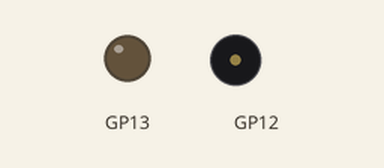
Simulated run of this sketch. Board: Raspberry Pi Pico. Parts: output pins drawn as LEDs (lit = HIGH), buzzer (waves = sounding). Random numbers use the default seed unless the sketch sets one; pins used as bus, display or sensor lines are not drawn; what the sketch prints to the serial monitor is not drawn.

Above: at 0.0 s.
At 1.1 s:
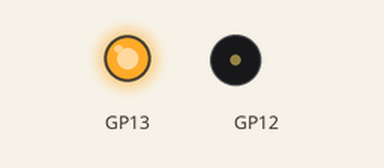
At 36.9 s:
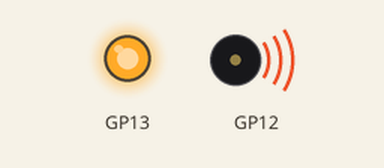
Timing chart, 0 to 40.0 s (numbered marks = the images above):
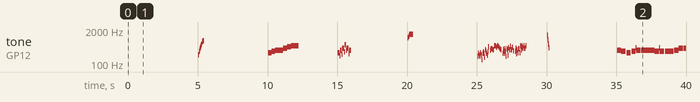

The sketch:

pimoroni_explorer_mixedtones.ino
```cpp
// Musical Demo for i2stones library on Adafruit FruitJam
// Features: melodies, chords, arpeggios, sound effects, and classic tunes
#include "mixedtones.h"

#define volume 20

// Note frequencies (Middle C = C4)
#define NOTE_C4  261.63
#define NOTE_CS4 277.18
#define NOTE_D4  293.66
#define NOTE_DS4 311.13
#define NOTE_E4  329.63
#define NOTE_F4  349.23
#define NOTE_FS4 369.99
#define NOTE_G4  392.00
#define NOTE_GS4 415.30
#define NOTE_A4  440.00
#define NOTE_AS4 466.16
#define NOTE_B4  493.88
#define NOTE_C5  523.25
#define NOTE_CS5 554.37
#define NOTE_D5  587.33
#define NOTE_DS5 622.25
#define NOTE_E5  659.25
#define NOTE_F5  698.46
#define NOTE_FS5 739.99
#define NOTE_G5  783.99
#define NOTE_GS5 830.61
#define NOTE_A5  880.00
#define NOTE_AS5 932.33
#define NOTE_B5  987.77
#define NOTE_C6  1046.50
#define NOTE_CS6 1108.73
#define NOTE_D6  1174.66
#define NOTE_DS6 1244.51
#define NOTE_E6  1318.51
#define NOTE_F6  1396.91
#define NOTE_FS6 1479.98
#define NOTE_G6  1567.98
#define NOTE_GS6 1661.22
#define NOTE_A6  1760.00

uint32_t demoStartTime = 0;

void setup() {
    Serial.begin(115200);
    while(!Serial)
      delay(10);
    delay(1000);

    Serial.println("\n╔═══════════════════════════════════════╗");
    Serial.println("║   MIXEDTONES MUSICAL DEMO - Pimoroni Explorer   ║");
    Serial.println("╚═══════════════════════════════════════╝\n");

    setupAudio(44100,12,13);
    Serial.println("✓ Mixed Tones Audio initialized!");
    Serial.println("\n🎵 Starting musical demo...\n");

    demoStartTime = millis();
}

// ═══════════════════════════════════════════════════════════
// SOUND EFFECTS
// ═══════════════════════════════════════════════════════════

void powerUp() {
    Serial.println("🔊 Power Up!");
    for (float f = 200; f <= 800; f += 50) {
        playTone(f, volume, 0.03);
        delay(30);
    }
}

void powerDown() {
    Serial.println("🔊 Power Down!");
    for (float f = 800; f >= 200; f -= 50) {
        playTone(f, volume, 0.03);
        delay(30);
    }
}

void laserShot() {
    Serial.println("🔊 Laser!");
    playTone(1200, volume, 0.05);
    delay(50);
    playTone(800, volume, 0.05);
    delay(50);
    playTone(400, volume, 0.1);
}

void explosion() {
    Serial.println("🔊 Explosion!");
    // White noise simulation with multiple random frequencies
    for (int i = 0; i < 10; i++) {
        playTone(random(100, 500), volume, 0.05);
    }
}

void coin() {
    Serial.println("🔊 Coin!");
    playTone(NOTE_B5, volume, 0.1);
    delay(100);
    playTone(NOTE_E6, volume, 0.3);
}

// ═══════════════════════════════════════════════════════════
// MUSICAL PATTERNS
// ═══════════════════════════════════════════════════════════

void playScale() {
    Serial.println("🎹 Playing C Major Scale");
    const float scale[] = {NOTE_C4, NOTE_D4, NOTE_E4, NOTE_F4, NOTE_G4, NOTE_A4, NOTE_B4, NOTE_C5};

    for (int i = 0; i < 8; i++) {
        playTone(scale[i], volume, 0.25);
        delay(280);
    }
}

void playChord(float note1, float note2, float note3, float duration) {
    playTone(note1, volume, duration);
    playTone(note2, volume, duration);
    playTone(note3, volume, duration);
}

void playChordProgression() {
    Serial.println("🎸 Chord Progression: C-Am-F-G");

    // C major
    playChord(NOTE_C4, NOTE_E4, NOTE_G4, 0.8);
    delay(900);

    // A minor
    playChord(NOTE_A4, NOTE_C5, NOTE_E5, 0.8);
    delay(900);

    // F major
    playChord(NOTE_F4, NOTE_A4, NOTE_C5, 0.8);
    delay(900);

    // G major
    playChord(NOTE_G4, NOTE_B4, NOTE_D5, 0.8);
    delay(900);
}

void playArpeggio() {
    Serial.println("🎼 C Major Arpeggio");
    const float notes[] = {NOTE_C4, NOTE_E4, NOTE_G4, NOTE_C5, NOTE_G4, NOTE_E4};

    for (int i = 0; i < 6; i++) {
        playTone(notes[i], volume, 0.15);
        delay(160);
    }
}

// ═══════════════════════════════════════════════════════════
// CLASSIC MELODIES
// ═══════════════════════════════════════════════════════════

void playMaryHadALittleLamb() {
    Serial.println("🐑 Mary Had a Little Lamb");

    struct Note { float freq; int duration; };
    Note melody[] = {
        {NOTE_E4, 300}, {NOTE_D4, 300}, {NOTE_C4, 300}, {NOTE_D4, 300},
        {NOTE_E4, 300}, {NOTE_E4, 300}, {NOTE_E4, 600},
        {NOTE_D4, 300}, {NOTE_D4, 300}, {NOTE_D4, 600},
        {NOTE_E4, 300}, {NOTE_G4, 300}, {NOTE_G4, 600},
        {NOTE_E4, 300}, {NOTE_D4, 300}, {NOTE_C4, 300}, {NOTE_D4, 300},
        {NOTE_E4, 300}, {NOTE_E4, 300}, {NOTE_E4, 300}, {NOTE_E4, 300},
        {NOTE_D4, 300}, {NOTE_D4, 300}, {NOTE_E4, 300}, {NOTE_D4, 300},
        {NOTE_C4, 900}
    };

    for (int i = 0; i < sizeof(melody) / sizeof(Note); i++) {
        playTone(melody[i].freq, volume, melody[i].duration / 1000.0);
        delay(melody[i].duration + 50);
    }
}

void playTwinkle() {
    Serial.println("⭐ Twinkle Twinkle Little Star");

    struct Note { float freq; int duration; };
    Note melody[] = {
        {NOTE_C4, 400}, {NOTE_C4, 400}, {NOTE_G4, 400}, {NOTE_G4, 400},
        {NOTE_A4, 400}, {NOTE_A4, 400}, {NOTE_G4, 800},
        {NOTE_F4, 400}, {NOTE_F4, 400}, {NOTE_E4, 400}, {NOTE_E4, 400},
        {NOTE_D4, 400}, {NOTE_D4, 400}, {NOTE_C4, 800},
        {NOTE_G4, 400}, {NOTE_G4, 400}, {NOTE_F4, 400}, {NOTE_F4, 400},
        {NOTE_E4, 400}, {NOTE_E4, 400}, {NOTE_D4, 800},
        {NOTE_G4, 400}, {NOTE_G4, 400}, {NOTE_F4, 400}, {NOTE_F4, 400},
        {NOTE_E4, 400}, {NOTE_E4, 400}, {NOTE_D4, 800},
        {NOTE_C4, 400}, {NOTE_C4, 400}, {NOTE_G4, 400}, {NOTE_G4, 400},
        {NOTE_A4, 400}, {NOTE_A4, 400}, {NOTE_G4, 800},
        {NOTE_F4, 400}, {NOTE_F4, 400}, {NOTE_E4, 400}, {NOTE_E4, 400},
        {NOTE_D4, 400}, {NOTE_D4, 400}, {NOTE_C4, 800}
    };

    for (int i = 0; i < sizeof(melody) / sizeof(Note); i++) {
        playTone(melody[i].freq, volume, melody[i].duration / 1000.0);
        delay(melody[i].duration + 30);
    }
}

void playHappyBirthday() {
    Serial.println("🎂 Happy Birthday!");

    struct Note { float freq; int duration; };
    Note melody[] = {
        {NOTE_C4, 250}, {NOTE_C4, 125}, {NOTE_D4, 375},
        {NOTE_C4, 375}, {NOTE_F4, 375}, {NOTE_E4, 750},

        {NOTE_C4, 250}, {NOTE_C4, 125}, {NOTE_D4, 375},
        {NOTE_C4, 375}, {NOTE_G4, 375}, {NOTE_F4, 750},

        {NOTE_C4, 250}, {NOTE_C4, 125}, {NOTE_C5, 375},
        {NOTE_A4, 375}, {NOTE_F4, 375}, {NOTE_E4, 375}, {NOTE_D4, 750},

        {NOTE_AS4, 250}, {NOTE_AS4, 125}, {NOTE_A4, 375},
        {NOTE_F4, 375}, {NOTE_G4, 375}, {NOTE_F4, 750}
    };

    for (int i = 0; i < sizeof(melody) / sizeof(Note); i++) {
        playTone(melody[i].freq, volume, melody[i].duration / 1000.0);
        delay(melody[i].duration + 50);
    }
}

void playMarioTheme() {
    Serial.println("🍄 Super Mario Bros Theme (excerpt)");

    struct Note { float freq; int duration; };
    Note melody[] = {
        {NOTE_E5, 150}, {NOTE_E5, 150}, {0, 150}, {NOTE_E5, 150},
        {0, 150}, {NOTE_C5, 150}, {NOTE_E5, 300},
        {NOTE_G5, 600}, {NOTE_G4, 600},

        {NOTE_C5, 450}, {NOTE_G4, 300}, {NOTE_E4, 450},
        {NOTE_A4, 300}, {NOTE_B4, 300}, {NOTE_AS4, 150}, {NOTE_A4, 450},

        {NOTE_G4, 200}, {NOTE_E5, 200}, {NOTE_G5, 200},
        {NOTE_A5, 300}, {NOTE_F5, 150}, {NOTE_G5, 150},
        {0, 150}, {NOTE_E5, 150}, {NOTE_C5, 150}, {NOTE_D5, 150}, {NOTE_B4, 450}
    };

    for (int i = 0; i < sizeof(melody) / sizeof(Note); i++) {
        if (melody[i].freq > 0) {
            playTone(melody[i].freq, volume, melody[i].duration / 1000.0);
        }
        delay(melody[i].duration + 20);
    }
}

// ═══════════════════════════════════════════════════════════
// ADVANCED DEMOS
// ═══════════════════════════════════════════════════════════

void multiChannelDemo() {
    Serial.println("🎛️  Multi-Channel Demo - 4 simultaneous tones");

    // Play 4 notes of a C major 7th chord with scheduled start times
    playTone(NOTE_C4, volume, 2.0, 0.0);   // Root
    playTone(NOTE_E4, volume, 2.0, 0.2);   // Third
    playTone(NOTE_G4, volume, 2.0, 0.4);   // Fifth
    playTone(NOTE_B4, volume, 2.0, 0.6);   // Seventh

    delay(3000);
}

void sirens() {
    Serial.println("🚨 Police Siren");

    for (int i = 0; i < 4; i++) {
        // Up sweep
        for (float f = 400; f <= 800; f += 30) {
            playTone(f, volume, 0.03);
            delay(30);
        }
        // Down sweep
        for (float f = 800; f >= 400; f -= 30) {
            playTone(f, volume, 0.03);
            delay(30);
        }
    }
}

void echoDemo() {
    Serial.println("🔁 Echo Effect");

    float note = NOTE_A4;
    uint8_t volumes[] = {255, 180, 120, 80, 50};

    for (int i = 0; i < 5; i++) {
        playTone(note, volumes[i], 0.15, i * 0.2);
    }

    delay(2000);
}

// ═══════════════════════════════════════════════════════════
// MAIN DEMO SEQUENCE
// ═══════════════════════════════════════════════════════════

void loop() {
    updateAudio();

    static int demoStep = 0;
    static uint32_t lastDemo = 0;

    // Run demos every 5 seconds
    if (millis() - lastDemo > 5000) {
        lastDemo = millis();

        Serial.print("\n▶ Demo "); Serial.print(demoStep + 1); Serial.println("/15");
        Serial.println("────────────────────────────────────");

        switch(demoStep) {
            case 0: powerUp(); break;
            case 1: playScale(); break;
            case 2: playArpeggio(); break;
            case 3: coin(); break;
            case 4: playChordProgression(); break;
            case 5: laserShot(); break;
            case 6: playMaryHadALittleLamb(); break;
            case 7: explosion(); break;
            case 8: playTwinkle(); break;
            case 9: sirens(); break;
            case 10: multiChannelDemo(); break;
            case 11: playMarioTheme(); break;
            case 12: echoDemo(); break;
            case 13: playHappyBirthday(); break;
            case 14: powerDown(); break;
        }

        demoStep++;
        if (demoStep >= 15) {
            Serial.println("\n\n🎉 Demo sequence complete! Restarting...\n");
            demoStep = 0;
        }
    }

}
```

mixedtones.h
```cpp
//this files has been generated with the help of claude.ai

#ifndef MIXEDTONES_H
#define MIXEDTONES_H

#include <stdint.h>

// Setup functions
void setupAudio(int32_t sample_rate, uint8_t pin_piezo, uint8_t pin_speaker_enable);

// Core functions
void updateAudio();
int8_t playTone(float frequency, uint8_t volume, float duration_sec = 0, float delay_sec = 0);
int8_t playToneOnChannel(uint8_t channel, float frequency, uint8_t volume, float duration_sec = 0, float delay_sec = 0);
void stopChannel(int8_t channel);
void stopAllTones();
void cancelScheduled(int8_t channel);

// Query functions
uint8_t getMaxChannels();
int8_t findFreeChannel();
bool isChannelActive(int8_t channel);
uint8_t getActiveChannelCount();
uint8_t getPlayingChannelCount();
uint32_t getAudioStartTime();

#endif
```

Source omitted: mixedtones.cpp (10445 bytes)

Measured:
- by itself, tone on GP12: plays 227 Hz for 0.04 s, 304 Hz for 0.04 s, 377 Hz for 0.04 s, 428 Hz for 0.04 s, 505 Hz for 0.04 s, 578 Hz for 0.08 s … (104 notes in this stretch)
